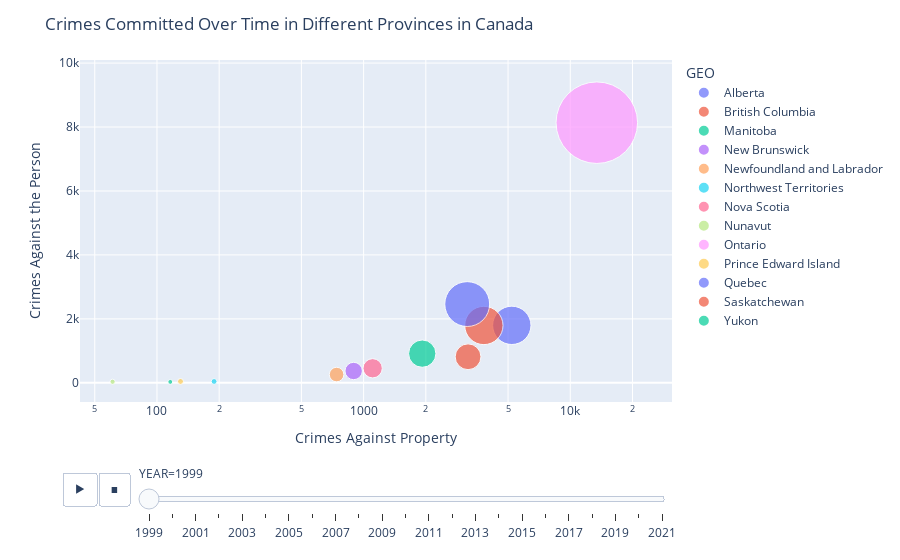

Notebook source saved alongside this figure:
### Code cell
import plotly.express as px

fig = px.scatter(df, x="Property", y="Person",
                 size="Person", color="GEO",
                 hover_name="GEO", log_x=True, size_max=60,
                 animation_frame="YEAR",)

fig.update_layout(title='Crimes Committed Over Time in Different Provinces in Canada',
                  xaxis=dict(title='Crimes Against Property'),
                  yaxis=dict(title='Crimes Against the Person'))

fig.show()

### Figure 1 — Plotly figure (JSON) as saved in the notebook; plotly's stock layout.template omitted (floating-point values rounded to 4 significant figures)
{"data": [{"hovertemplate": "<b>%{hovertext}</b><br><br>GEO=Alberta<br>YEAR=1999<br>Property=%{x}<br>Person=%{marker.size}<extra></extra>", "hovertext": ["Alberta"], "legendgroup": "Alberta", "marker": {"color": "#636efa", "size": [1798], "sizemode": "area", "sizeref": 2.447, "symbol": "circle"}, "mode": "markers", "name": "Alberta", "orientation": "v", "showlegend": true, "type": "scatter", "x": [5214], "xaxis": "x", "y": [1798], "yaxis": "y"}, {"hovertemplate": "<b>%{hovertext}</b><br><br>GEO=British Columbia<br>YEAR=1999<br>Property=%{x}<br>Person=%{marker.size}<extra></extra>", "hovertext": ["British Columbia"], "legendgroup": "British Columbia", "marker": {"color": "#EF553B", "size": [1794], "sizemode": "area", "sizeref": 2.447, "symbol": "circle"}, "mode": "markers", "name": "British Columbia", "orientation": "v", "showlegend": true, "type": "scatter", "x": [3819], "xaxis": "x", "y": [1794], "yaxis": "y"}, {"hovertemplate": "<b>%{hovertext}</b><br><br>GEO=Manitoba<br>YEAR=1999<br>Property=%{x}<br>Person=%{marker.size}<extra></extra>", "hovertext": ["Manitoba"], "legendgroup": "Manitoba", "marker": {"color": "#00cc96", "size": [913], "sizemode": "area", "sizeref": 2.447, "symbol": "circle"}, "mode": "markers", "name": "Manitoba", "orientation": "v", "showlegend": true, "type": "scatter", "x": [1922], "xaxis": "x", "y": [913], "yaxis": "y"}, {"hovertemplate": "<b>%{hovertext}</b><br><br>GEO=New Brunswick<br>YEAR=1999<br>Property=%{x}<br>Person=%{marker.size}<extra></extra>", "hovertext": ["New Brunswick"], "legendgroup": "New Brunswick", "marker": {"color": "#ab63fa", "size": [370], "sizemode": "area", "sizeref": 2.447, "symbol": "circle"}, "mode": "markers", "name": "New Brunswick", "orientation": "v", "showlegend": true, "type": "scatter", "x": [895], "xaxis": "x", "y": [370], "yaxis": "y"}, {"hovertemplate": "<b>%{hovertext}</b><br><br>GEO=Newfoundland and Labrador<br>YEAR=1999<br>Property=%{x}<br>Person=%{marker.size}<extra></extra>", "hovertext": ["Newfoundland and Labrador"], "legendgroup": "Newfoundland and Labrador", "marker": {"color": "#FFA15A", "size": [259], "sizemode": "area", "sizeref": 2.447, "symbol": "circle"}, "mode": "markers", "name": "Newfoundland and Labrador", "orientation": "v", "showlegend": true, "type": "scatter", "x": [740], "xaxis": "x", "y": [259], "yaxis": "y"}, {"hovertemplate": "<b>%{hovertext}</b><br><br>GEO=Northwest Territories<br>YEAR=1999<br>Property=%{x}<br>Person=%{marker.size}<extra></extra>", "hovertext": ["Northwest Territories"], "legendgroup": "Northwest Territories", "marker": {"color": "#19d3f3", "size": [42], "sizemode": "area", "sizeref": 2.447, "symbol": "circle"}, "mode": "markers", "name": "Northwest Territories", "orientation": "v", "showlegend": true, "type": "scatter", "x": [189], "xaxis": "x", "y": [42], "yaxis": "y"}, {"hovertemplate": "<b>%{hovertext}</b><br><br>GEO=Nova Scotia<br>YEAR=1999<br>Property=%{x}<br>Person=%{marker.size}<extra></extra>", "hovertext": ["Nova Scotia"], "legendgroup": "Nova Scotia", "marker": {"color": "#FF6692", "size": [455], "sizemode": "area", "sizeref": 2.447, "symbol": "circle"}, "mode": "markers", "name": "Nova Scotia", "orientation": "v", "showlegend": true, "type": "scatter", "x": [1106], "xaxis": "x", "y": [455], "yaxis": "y"}, {"hovertemplate": "<b>%{hovertext}</b><br><br>GEO=Nunavut<br>YEAR=1999<br>Property=%{x}<br>Person=%{marker.size}<extra></extra>", "hovertext": ["Nunavut"], "legendgroup": "Nunavut", "marker": {"color": "#B6E880", "size": [33], "sizemode": "area", "sizeref": 2.447, "symbol": "circle"}, "mode": "markers", "name": "Nunavut", "orientation": "v", "showlegend": true, "type": "scatter", "x": [61], "xaxis": "x", "y": [33], "yaxis": "y"}, {"hovertemplate": "<b>%{hovertext}</b><br><br>GEO=Ontario<br>YEAR=1999<br>Property=%{x}<br>Person=%{marker.size}<extra></extra>", "hovertext": ["Ontario"], "legendgroup": "Ontario", "marker": {"color": "#FF97FF", "size": [8136], "sizemode": "area", "sizeref": 2.447, "symbol": "circle"}, "mode": "markers", "name": "Ontario", "orientation": "v", "showlegend": true, "type": "scatter", "x": [13443], "xaxis": "x", "y": [8136], "yaxis": "y"}, {"hovertemplate": "<b>%{hovertext}</b><br><br>GEO=Prince Edward Island<br>YEAR=1999<br>Property=%{x}<br>Person=%{marker.size}<extra></extra>", "hovertext": ["Prince Edward Island"], "legendgroup": "Prince Edward Island", "marker": {"color": "#FECB52", "size": [43], "sizemode": "area", "sizeref": 2.447, "symbol": "circle"}, "mode": "markers", "name": "Prince Edward Island", "orientation": "v", "showlegend": true, "type": "scatter", "x": [130], "xaxis": "x", "y": [43], "yaxis": "y"}, {"hovertemplate": "<b>%{hovertext}</b><br><br>GEO=Quebec<br>YEAR=1999<br>Property=%{x}<br>Person=%{marker.size}<extra></extra>", "hovertext": ["Quebec"], "legendgroup": "Quebec", "marker": {"color": "#636efa", "size": [2463], "sizemode": "area", "sizeref": 2.447, "symbol": "circle"}, "mode": "markers", "name": "Quebec", "orientation": "v", "showlegend": true, "type": "scatter", "x": [3172], "xaxis": "x", "y": [2463], "yaxis": "y"}, {"hovertemplate": "<b>%{hovertext}</b><br><br>GEO=Saskatchewan<br>YEAR=1999<br>Property=%{x}<br>Person=%{marker.size}<extra></extra>", "hovertext": ["Saskatchewan"], "legendgroup": "Saskatchewan", "marker": {"color": "#EF553B", "size": [815], "sizemode": "area", "sizeref": 2.447, "symbol": "circle"}, "mode": "markers", "name": "Saskatchewan", "orientation": "v", "showlegend": true, "type": "scatter", "x": [3202], "xaxis": "x", "y": [815], "yaxis": "y"}, {"hovertemplate": "<b>%{hovertext}</b><br><br>GEO=Yukon<br>YEAR=1999<br>Property=%{x}<br>Person=%{marker.size}<extra></extra>", "hovertext": ["Yukon"], "legendgroup": "Yukon", "marker": {"color": "#00cc96", "size": [29], "sizemode": "area", "sizeref": 2.447, "symbol": "circle"}, "mode": "markers", "name": "Yukon", "orientation": "v", "showlegend": true, "type": "scatter", "x": [116], "xaxis": "x", "y": [29], "yaxis": "y"}], "layout": {"legend": {"itemsizing": "constant", "title": {"text": "GEO"}, "tracegroupgap": 0}, "margin": {"t": 60}, "sliders": [{"active": 0, "currentvalue": {"prefix": "YEAR="}, "len": 0.9, "pad": {"b": 10, "t": 60}, "steps": [{"args": [["1999"], {"frame": {"duration": 0, "redraw": false}, "fromcurrent": true, "mode": "immediate", "transition": {"duration": 0, "easing": "linear"}}], "label": "1999", "method": "animate"}, {"args": [["2000"], {"frame": {"duration": 0, "redraw": false}, "fromcurrent": true, "mode": "immediate", "transition": {"duration": 0, "easing": "linear"}}], "label": "2000", "method": "animate"}, {"args": [["2001"], {"frame": {"duration": 0, "redraw": false}, "fromcurrent": true, "mode": "immediate", "transition": {"duration": 0, "easing": "linear"}}], "label": "2001", "method": "animate"}, {"args": [["2002"], {"frame": {"duration": 0, "redraw": false}, "fromcurrent": true, "mode": "immediate", "transition": {"duration": 0, "easing": "linear"}}], "label": "2002", "method": "animate"}, {"args": [["2003"], {"frame": {"duration": 0, "redraw": false}, "fromcurrent": true, "mode": "immediate", "transition": {"duration": 0, "easing": "linear"}}], "label": "2003", "method": "animate"}, {"args": [["2004"], {"frame": {"duration": 0, "redraw": false}, "fromcurrent": true, "mode": "immediate", "transition": {"duration": 0, "easing": "linear"}}], "label": "2004", "method": "animate"}, {"args": [["2005"], {"frame": {"duration": 0, "redraw": false}, "fromcurrent": true, "mode": "immediate", "transition": {"duration": 0, "easing": "linear"}}], "label": "2005", "method": "animate"}, {"args": [["2006"], {"frame": {"duration": 0, "redraw": false}, "fromcurrent": true, "mode": "immediate", "transition": {"duration": 0, "easing": "linear"}}], "label": "2006", "method": "animate"}, {"args": [["2007"], {"frame": {"duration": 0, "redraw": false}, "fromcurrent": true, "mode": "immediate", "transition": {"duration": 0, "easing": "linear"}}], "label": "2007", "method": "animate"}, {"args": [["2008"], {"frame": {"duration": 0, "redraw": false}, "fromcurrent": true, "mode": "immediate", "transition": {"duration": 0, "easing": "linear"}}], "label": "2008", "method": "animate"}, {"args": [["2009"], {"frame": {"duration": 0, "redraw": false}, "fromcurrent": true, "mode": "immediate", "transition": {"duration": 0, "easing": "linear"}}], "label": "2009", "method": "animate"}, {"args": [["2010"], {"frame": {"duration": 0, "redraw": false}, "fromcurrent": true, "mode": "immediate", "transition": {"duration": 0, "easing": "linear"}}], "label": "2010", "method": "animate"}, {"args": [["2011"], {"frame": {"duration": 0, "redraw": false}, "fromcurrent": true, "mode": "immediate", "transition": {"duration": 0, "easing": "linear"}}], "label": "2011", "method": "animate"}, {"args": [["2012"], {"frame": {"duration": 0, "redraw": false}, "fromcurrent": true, "mode": "immediate", "transition": {"duration": 0, "easing": "linear"}}], "label": "2012", "method": "animate"}, {"args": [["2013"], {"frame": {"duration": 0, "redraw": false}, "fromcurrent": true, "mode": "immediate", "transition": {"duration": 0, "easing": "linear"}}], "label": "2013", "method": "animate"}, {"args": [["2014"], {"frame": {"duration": 0, "redraw": false}, "fromcurrent": true, "mode": "immediate", "transition": {"duration": 0, "easing": "linear"}}], "label": "2014", "method": "animate"}, {"args": [["2015"], {"frame": {"duration": 0, "redraw": false}, "fromcurrent": true, "mode": "immediate", "transition": {"duration": 0, "easing": "linear"}}], "label": "2015", "method": "animate"}, {"args": [["2016"], {"frame": {"duration": 0, "redraw": false}, "fromcurrent": true, "mode": "immediate", "transition": {"duration": 0, "easing": "linear"}}], "label": "2016", "method": "animate"}, {"args": [["2017"], {"frame": {"duration": 0, "redraw": false}, "fromcurrent": true, "mode": "immediate", "transition": {"duration": 0, "easing": "linear"}}], "label": "2017", "method": "animate"}, {"args": [["2018"], {"frame": {"duration": 0, "redraw": false}, "fromcurrent": true, "mode": "immediate", "transition": {"duration": 0, "easing": "linear"}}], "label": "2018", "method": "animate"}, {"args": [["2019"], {"frame": {"duration": 0, "redraw": false}, "fromcurrent": true, "mode": "immediate", "transition": {"duration": 0, "easing": "linear"}}], "label": "2019", "method": "animate"}, {"args": [["2020"], {"frame": {"duration": 0, "redraw": false}, "fromcurrent": true, "mode": "immediate", "transition": {"duration": 0, "easing": "linear"}}], "label": "2020", "method": "animate"}, {"args": [["2021"], {"frame": {"duration": 0, "redraw": false}, "fromcurrent": true, "mode": "immediate", "transition": {"duration": 0, "easing": "linear"}}], "label": "2021", "method": "animate"}], "x": 0.1, "xanchor": "left", "y": 0, "yanchor": "top"}], "title": {"text": "Crimes Committed Over Time in Different Provinces in Canada"}, "updatemenus": [{"buttons": [{"args": [null, {"frame": {"duration": 500, "redraw": false}, "fromcurrent": true, "mode": "immediate", "transition": {"duration": 500, "easing": "linear"}}], "label": "&#9654;", "method": "animate"}, {"args": [[null], {"frame": {"duration": 0, "redraw": false}, "fromcurrent": true, "mode": "immediate", "transition": {"duration": 0, "easing": "linear"}}], "label": "&#9724;", "method": "animate"}], "direction": "left", "pad": {"r": 10, "t": 70}, "showactive": false, "type": "buttons", "x": 0.1, "xanchor": "right", "y": 0, "yanchor": "top"}], "xaxis": {"anchor": "y", "domain": [0, 1], "title": {"text": "Crimes Against Property"}, "type": "log"}, "yaxis": {"anchor": "x", "domain": [0, 1], "title": {"text": "Crimes Against the Person"}}}}
